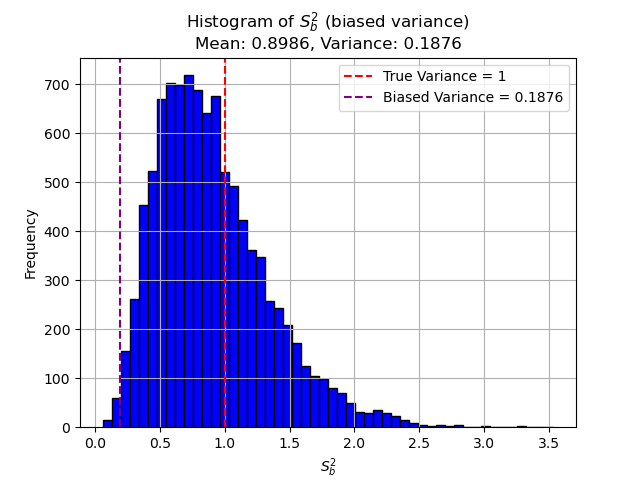

Python code for this plot:
#!/usr/bin/env python3
# -*- coding: utf-8 -*-
"""
Created on Thu Feb 13 19:46:33 2025

@author: kfrench
"""

import numpy as np
import matplotlib.pyplot as plt

n= 10
mu = 0
sigma = 1
num_trials = 10000

sb_trials = []

for i in range(num_trials):
    norm_dist = np.random.normal(mu,sigma,n)   
    sb_form = np.sum((norm_dist - np.mean(norm_dist))**2) / n
    sb_trials.append(sb_form)

avg_sb = np.mean(sb_trials)
var_sb = np.var(sb_trials)

plt.hist(sb_trials, bins=50, color='blue', edgecolor='black')
#including the True variance to demonstrate that the variance from the trials is underestimating the population
plt.axvline(x=sigma**2, color='red', linestyle='dashed', label="True Variance = 1") 
plt.axvline(x=var_sb, color='purple', linestyle='dashed', label=f"Biased Variance = {var_sb:.4f}") 
plt.title(f"Histogram of $S_b^2$ (biased variance)\nMean: {avg_sb:.4f}, Variance: {var_sb:.4f}")
plt.xlabel("$S_b^2$")
plt.ylabel("Frequency")
plt.legend()
plt.grid()
plt.show()
